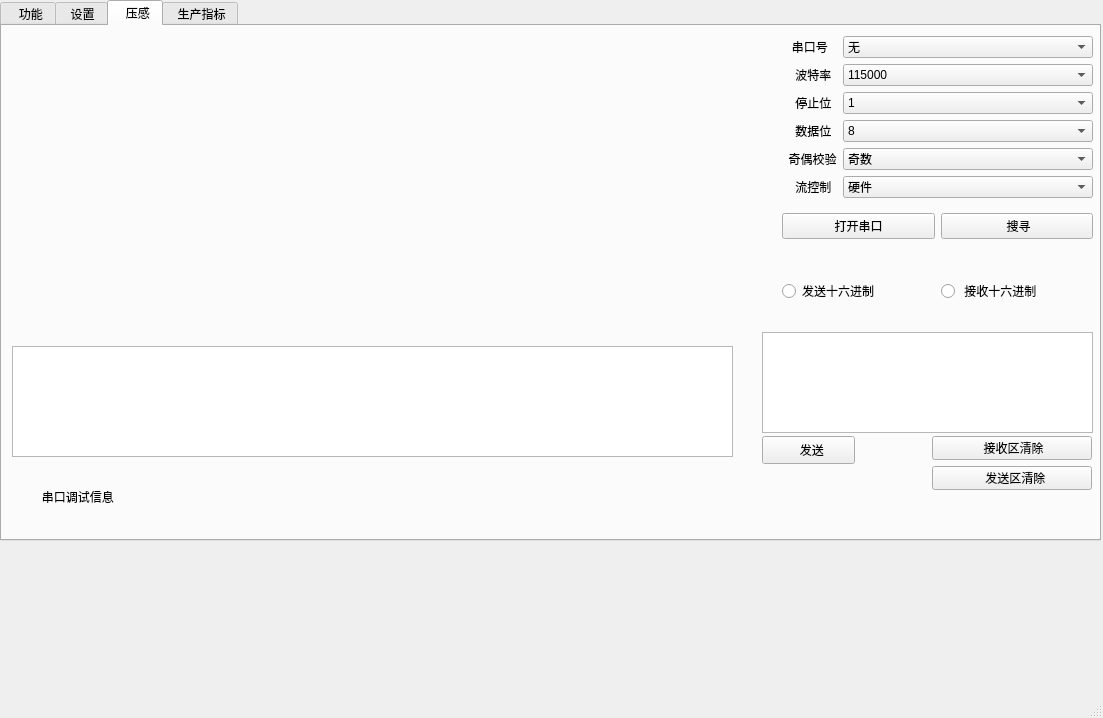
<?xml version="1.0" encoding="UTF-8"?>
<ui version="4.0">
 <class>MainWindow</class>
 <widget class="QMainWindow" name="MainWindow">
  <property name="geometry">
   <rect>
    <x>0</x>
    <y>0</y>
    <width>1103</width>
    <height>718</height>
   </rect>
  </property>
  <property name="windowTitle">
   <string>HM013</string>
  </property>
  <widget class="QWidget" name="centralwidget">
   <widget class="QTabWidget" name="tabWidget">
    <property name="enabled">
     <bool>true</bool>
    </property>
    <property name="geometry">
     <rect>
      <x>0</x>
      <y>0</y>
      <width>1101</width>
      <height>541</height>
     </rect>
    </property>
    <property name="toolTipDuration">
     <number>-3</number>
    </property>
    <property name="currentIndex">
     <number>2</number>
    </property>
    <widget class="QWidget" name="tab">
     <attribute name="title">
      <string>  功能</string>
     </attribute>
     <widget class="QDial" name="dial">
      <property name="geometry">
       <rect>
        <x>690</x>
        <y>320</y>
        <width>80</width>
        <height>80</height>
       </rect>
      </property>
     </widget>
     <widget class="QDial" name="dial_2">
      <property name="geometry">
       <rect>
        <x>790</x>
        <y>320</y>
        <width>80</width>
        <height>80</height>
       </rect>
      </property>
     </widget>
     <widget class="QLCDNumber" name="lcdNumber_2">
      <property name="geometry">
       <rect>
        <x>800</x>
        <y>460</y>
        <width>64</width>
        <height>23</height>
       </rect>
      </property>
     </widget>
     <widget class="QDial" name="dial_3">
      <property name="geometry">
       <rect>
        <x>890</x>
        <y>320</y>
        <width>80</width>
        <height>80</height>
       </rect>
      </property>
     </widget>
     <widget class="QLCDNumber" name="lcdNumber_3">
      <property name="geometry">
       <rect>
        <x>900</x>
        <y>460</y>
        <width>64</width>
        <height>23</height>
       </rect>
      </property>
     </widget>
     <widget class="QLCDNumber" name="lcdNumber_4">
      <property name="geometry">
       <rect>
        <x>1000</x>
        <y>460</y>
        <width>64</width>
        <height>23</height>
       </rect>
      </property>
     </widget>
     <widget class="QLabel" name="label">
      <property name="geometry">
       <rect>
        <x>700</x>
        <y>400</y>
        <width>371</width>
        <height>41</height>
       </rect>
      </property>
      <property name="text">
       <string>LeftMICFF        LeftMICFB       RightMICFF      RightMICFB</string>
      </property>
      <property name="textFormat">
       <enum>Qt::PlainText</enum>
      </property>
      <property name="scaledContents">
       <bool>true</bool>
      </property>
      <property name="wordWrap">
       <bool>true</bool>
      </property>
     </widget>
     <widget class="QLCDNumber" name="lcdNumber">
      <property name="geometry">
       <rect>
        <x>700</x>
        <y>460</y>
        <width>64</width>
        <height>23</height>
       </rect>
      </property>
     </widget>
     <widget class="QDial" name="dial_4">
      <property name="geometry">
       <rect>
        <x>990</x>
        <y>320</y>
        <width>80</width>
        <height>80</height>
       </rect>
      </property>
     </widget>
     <widget class="QTextBrowser" name="textBrowser">
      <property name="geometry">
       <rect>
        <x>10</x>
        <y>50</y>
        <width>221</width>
        <height>291</height>
       </rect>
      </property>
     </widget>
     <widget class="QProgressBar" name="progressBar">
      <property name="geometry">
       <rect>
        <x>10</x>
        <y>350</y>
        <width>221</width>
        <height>16</height>
       </rect>
      </property>
      <property name="value">
       <number>24</number>
      </property>
     </widget>
     <widget class="QSlider" name="verticalSlider_2">
      <property name="geometry">
       <rect>
        <x>720</x>
        <y>50</y>
        <width>22</width>
        <height>160</height>
       </rect>
      </property>
      <property name="orientation">
       <enum>Qt::Vertical</enum>
      </property>
     </widget>
     <widget class="QSlider" name="verticalSlider_3">
      <property name="geometry">
       <rect>
        <x>820</x>
        <y>50</y>
        <width>22</width>
        <height>160</height>
       </rect>
      </property>
      <property name="orientation">
       <enum>Qt::Vertical</enum>
      </property>
     </widget>
     <widget class="QSlider" name="verticalSlider_4">
      <property name="geometry">
       <rect>
        <x>920</x>
        <y>50</y>
        <width>22</width>
        <height>160</height>
       </rect>
      </property>
      <property name="orientation">
       <enum>Qt::Vertical</enum>
      </property>
     </widget>
     <widget class="QSlider" name="verticalSlider_5">
      <property name="geometry">
       <rect>
        <x>1020</x>
        <y>50</y>
        <width>22</width>
        <height>160</height>
       </rect>
      </property>
      <property name="orientation">
       <enum>Qt::Vertical</enum>
      </property>
     </widget>
     <widget class="QPushButton" name="pushButton_2">
      <property name="geometry">
       <rect>
        <x>10</x>
        <y>380</y>
        <width>111</width>
        <height>23</height>
       </rect>
      </property>
      <property name="text">
       <string> 导入</string>
      </property>
     </widget>
     <widget class="QLabel" name="label_6">
      <property name="geometry">
       <rect>
        <x>800</x>
        <y>10</y>
        <width>181</width>
        <height>31</height>
       </rect>
      </property>
      <property name="text">
       <string>             PGA</string>
      </property>
     </widget>
     <widget class="QLCDNumber" name="lcdNumber_5">
      <property name="geometry">
       <rect>
        <x>700</x>
        <y>250</y>
        <width>64</width>
        <height>23</height>
       </rect>
      </property>
     </widget>
     <widget class="QLCDNumber" name="lcdNumber_6">
      <property name="geometry">
       <rect>
        <x>800</x>
        <y>250</y>
        <width>64</width>
        <height>23</height>
       </rect>
      </property>
     </widget>
     <widget class="QLCDNumber" name="lcdNumber_7">
      <property name="geometry">
       <rect>
        <x>900</x>
        <y>250</y>
        <width>64</width>
        <height>23</height>
       </rect>
      </property>
     </widget>
     <widget class="QLCDNumber" name="lcdNumber_8">
      <property name="geometry">
       <rect>
        <x>1000</x>
        <y>250</y>
        <width>64</width>
        <height>23</height>
       </rect>
      </property>
     </widget>
     <widget class="QWidget" name="widget" native="true">
      <property name="geometry">
       <rect>
        <x>260</x>
        <y>50</y>
        <width>421</width>
        <height>261</height>
       </rect>
      </property>
      <property name="styleSheet">
       <string notr="true"/>
      </property>
     </widget>
     <widget class="QPushButton" name="pushButton_3">
      <property name="geometry">
       <rect>
        <x>310</x>
        <y>420</y>
        <width>101</width>
        <height>31</height>
       </rect>
      </property>
      <property name="text">
       <string> IR测试</string>
      </property>
     </widget>
     <widget class="QPushButton" name="pushButton_4">
      <property name="geometry">
       <rect>
        <x>310</x>
        <y>460</y>
        <width>101</width>
        <height>31</height>
       </rect>
      </property>
      <property name="text">
       <string> 触摸测试</string>
      </property>
     </widget>
     <widget class="QLabel" name="label_7">
      <property name="geometry">
       <rect>
        <x>310</x>
        <y>320</y>
        <width>141</width>
        <height>51</height>
       </rect>
      </property>
      <property name="text">
       <string>     产 测 功 能</string>
      </property>
     </widget>
     <widget class="QLabel" name="label_8">
      <property name="geometry">
       <rect>
        <x>470</x>
        <y>320</y>
        <width>141</width>
        <height>51</height>
       </rect>
      </property>
      <property name="text">
       <string>        音频场景</string>
      </property>
     </widget>
     <widget class="QPushButton" name="pushButton">
      <property name="geometry">
       <rect>
        <x>310</x>
        <y>380</y>
        <width>101</width>
        <height>31</height>
       </rect>
      </property>
      <property name="text">
       <string> 传感器测试</string>
      </property>
     </widget>
     <widget class="QRadioButton" name="radioButton_2">
      <property name="geometry">
       <rect>
        <x>500</x>
        <y>420</y>
        <width>131</width>
        <height>31</height>
       </rect>
      </property>
      <property name="text">
       <string> ANC PASS </string>
      </property>
     </widget>
     <widget class="QRadioButton" name="radioButton_3">
      <property name="geometry">
       <rect>
        <x>500</x>
        <y>460</y>
        <width>121</width>
        <height>31</height>
       </rect>
      </property>
      <property name="text">
       <string> ANC OFF</string>
      </property>
     </widget>
     <widget class="QRadioButton" name="radioButton">
      <property name="geometry">
       <rect>
        <x>500</x>
        <y>380</y>
        <width>111</width>
        <height>31</height>
       </rect>
      </property>
      <property name="text">
       <string> ANC ON</string>
      </property>
     </widget>
     <widget class="QLabel" name="label_2">
      <property name="geometry">
       <rect>
        <x>10</x>
        <y>10</y>
        <width>221</width>
        <height>31</height>
       </rect>
      </property>
      <property name="text">
       <string>日期：</string>
      </property>
     </widget>
     <widget class="QPushButton" name="pushButton_6">
      <property name="geometry">
       <rect>
        <x>124</x>
        <y>380</y>
        <width>111</width>
        <height>23</height>
       </rect>
      </property>
      <property name="text">
       <string>   查找USB</string>
      </property>
     </widget>
     <widget class="QTextBrowser" name="textBrowser_2">
      <property name="geometry">
       <rect>
        <x>10</x>
        <y>410</y>
        <width>221</width>
        <height>101</height>
       </rect>
      </property>
      <property name="html">
       <string>&lt;!DOCTYPE HTML PUBLIC &quot;-//W3C//DTD HTML 4.0//EN&quot; &quot;http://www.w3.org/TR/REC-html40/strict.dtd&quot;&gt;
&lt;html&gt;&lt;head&gt;&lt;meta name=&quot;qrichtext&quot; content=&quot;1&quot; /&gt;&lt;style type=&quot;text/css&quot;&gt;
p, li { white-space: pre-wrap; }
&lt;/style&gt;&lt;/head&gt;&lt;body style=&quot; font-family:'SimSun'; font-size:9pt; font-weight:400; font-style:normal;&quot;&gt;
&lt;p style=&quot; margin-top:0px; margin-bottom:0px; margin-left:0px; margin-right:0px; -qt-block-indent:0; text-indent:0px;&quot;&gt;&lt;span style=&quot; font-family:'SimSun';&quot;&gt;日志信息：&lt;/span&gt;&lt;/p&gt;
&lt;p style=&quot;-qt-paragraph-type:empty; margin-top:0px; margin-bottom:0px; margin-left:0px; margin-right:0px; -qt-block-indent:0; text-indent:0px; font-family:'SimSun';&quot;&gt;&lt;br /&gt;&lt;/p&gt;&lt;/body&gt;&lt;/html&gt;</string>
      </property>
     </widget>
    </widget>
    <widget class="QWidget" name="tab_2">
     <attribute name="title">
      <string> 设置</string>
     </attribute>
     <widget class="QComboBox" name="comboBox">
      <property name="geometry">
       <rect>
        <x>10</x>
        <y>10</y>
        <width>191</width>
        <height>21</height>
       </rect>
      </property>
      <item>
       <property name="text">
        <string>中文</string>
       </property>
      </item>
      <item>
       <property name="text">
        <string>English</string>
       </property>
      </item>
     </widget>
     <widget class="QLabel" name="label_4">
      <property name="geometry">
       <rect>
        <x>220</x>
        <y>0</y>
        <width>151</width>
        <height>41</height>
       </rect>
      </property>
      <property name="text">
       <string> 语言(Language)</string>
      </property>
     </widget>
     <widget class="QLabel" name="label_5">
      <property name="geometry">
       <rect>
        <x>950</x>
        <y>400</y>
        <width>121</width>
        <height>101</height>
       </rect>
      </property>
      <property name="text">
       <string>&lt;html&gt;&lt;head/&gt;&lt;body&gt;&lt;p&gt;&lt;br/&gt;&lt;/p&gt;&lt;p&gt; Designed:华 锦 文&lt;/p&gt;&lt;p&gt; Date:2020-6-20 &lt;/p&gt;&lt;/body&gt;&lt;/html&gt;</string>
      </property>
     </widget>
     <widget class="QTextEdit" name="textEdit">
      <property name="geometry">
       <rect>
        <x>10</x>
        <y>60</y>
        <width>261</width>
        <height>301</height>
       </rect>
      </property>
      <property name="html">
       <string>&lt;!DOCTYPE HTML PUBLIC &quot;-//W3C//DTD HTML 4.0//EN&quot; &quot;http://www.w3.org/TR/REC-html40/strict.dtd&quot;&gt;
&lt;html&gt;&lt;head&gt;&lt;meta name=&quot;qrichtext&quot; content=&quot;1&quot; /&gt;&lt;style type=&quot;text/css&quot;&gt;
p, li { white-space: pre-wrap; }
&lt;/style&gt;&lt;/head&gt;&lt;body style=&quot; font-family:'SimSun'; font-size:9pt; font-weight:400; font-style:normal;&quot;&gt;
&lt;p style=&quot; margin-top:0px; margin-bottom:0px; margin-left:0px; margin-right:0px; -qt-block-indent:0; text-indent:0px;&quot;&gt;&lt;span style=&quot; font-family:'SimSun';&quot;&gt;	&lt;/span&gt;&lt;span style=&quot; font-family:'SimSun'; font-size:11pt; font-weight:600; text-decoration: underline; color:#ff0000;&quot;&gt;许可证&lt;/span&gt;&lt;/p&gt;
&lt;p style=&quot;-qt-paragraph-type:empty; margin-top:0px; margin-bottom:0px; margin-left:0px; margin-right:0px; -qt-block-indent:0; text-indent:0px; font-family:'SimSun'; font-size:11pt; font-weight:600; text-decoration: underline; color:#ff0000;&quot;&gt;&lt;br /&gt;&lt;/p&gt;
&lt;p style=&quot;-qt-paragraph-type:empty; margin-top:0px; margin-bottom:0px; margin-left:0px; margin-right:0px; -qt-block-indent:0; text-indent:0px; font-family:'SimSun'; font-size:11pt; font-weight:600; text-decoration: underline; color:#ff0000;&quot;&gt;&lt;br /&gt;&lt;/p&gt;
&lt;p style=&quot;-qt-paragraph-type:empty; margin-top:0px; margin-bottom:0px; margin-left:0px; margin-right:0px; -qt-block-indent:0; text-indent:0px; font-family:'SimSun'; font-size:11pt; font-weight:600; text-decoration: underline; color:#ff0000;&quot;&gt;&lt;br /&gt;&lt;/p&gt;
&lt;p style=&quot; margin-top:0px; margin-bottom:0px; margin-left:0px; margin-right:0px; -qt-block-indent:0; text-indent:0px;&quot;&gt;&lt;span style=&quot; font-family:'SimSun'; color:#ffffff;&quot;&gt;初次使用有效期是一个月，过期请联系&lt;/span&gt;&lt;/p&gt;&lt;/body&gt;&lt;/html&gt;</string>
      </property>
     </widget>
     <widget class="QTextEdit" name="textEdit_2">
      <property name="geometry">
       <rect>
        <x>10</x>
        <y>370</y>
        <width>171</width>
        <height>31</height>
       </rect>
      </property>
      <property name="html">
       <string>&lt;!DOCTYPE HTML PUBLIC &quot;-//W3C//DTD HTML 4.0//EN&quot; &quot;http://www.w3.org/TR/REC-html40/strict.dtd&quot;&gt;
&lt;html&gt;&lt;head&gt;&lt;meta name=&quot;qrichtext&quot; content=&quot;1&quot; /&gt;&lt;style type=&quot;text/css&quot;&gt;
p, li { white-space: pre-wrap; }
&lt;/style&gt;&lt;/head&gt;&lt;body style=&quot; font-family:'SimSun'; font-size:9pt; font-weight:400; font-style:normal;&quot;&gt;
&lt;p style=&quot; margin-top:0px; margin-bottom:0px; margin-left:0px; margin-right:0px; -qt-block-indent:0; text-indent:0px;&quot;&gt;&lt;span style=&quot; font-family:'SimSun'; font-weight:600;&quot;&gt;请输入Lincese&lt;/span&gt;&lt;/p&gt;&lt;/body&gt;&lt;/html&gt;</string>
      </property>
     </widget>
     <widget class="QPushButton" name="pushButton_5">
      <property name="geometry">
       <rect>
        <x>190</x>
        <y>370</y>
        <width>81</width>
        <height>31</height>
       </rect>
      </property>
      <property name="text">
       <string>确认</string>
      </property>
     </widget>
    </widget>
    <widget class="QWidget" name="tab_3">
     <attribute name="title">
      <string>  压感</string>
     </attribute>
     <widget class="QCustomPlot" name="serial_plot" native="true">
      <property name="enabled">
       <bool>true</bool>
      </property>
      <property name="geometry">
       <rect>
        <x>10</x>
        <y>10</y>
        <width>741</width>
        <height>301</height>
       </rect>
      </property>
     </widget>
     <widget class="QTextBrowser" name="textBrowser_3">
      <property name="geometry">
       <rect>
        <x>10</x>
        <y>320</y>
        <width>721</width>
        <height>111</height>
       </rect>
      </property>
      <property name="html">
       <string>&lt;!DOCTYPE HTML PUBLIC &quot;-//W3C//DTD HTML 4.0//EN&quot; &quot;http://www.w3.org/TR/REC-html40/strict.dtd&quot;&gt;
&lt;html&gt;&lt;head&gt;&lt;meta name=&quot;qrichtext&quot; content=&quot;1&quot; /&gt;&lt;style type=&quot;text/css&quot;&gt;
p, li { white-space: pre-wrap; }
&lt;/style&gt;&lt;/head&gt;&lt;body style=&quot; font-family:'SimSun'; font-size:9pt; font-weight:400; font-style:normal;&quot;&gt;
&lt;p style=&quot;-qt-paragraph-type:empty; margin-top:0px; margin-bottom:0px; margin-left:0px; margin-right:0px; -qt-block-indent:0; text-indent:0px; font-family:'SimSun';&quot;&gt;&lt;br /&gt;&lt;/p&gt;&lt;/body&gt;&lt;/html&gt;</string>
      </property>
     </widget>
     <widget class="QLabel" name="label_14">
      <property name="geometry">
       <rect>
        <x>30</x>
        <y>460</y>
        <width>281</width>
        <height>21</height>
       </rect>
      </property>
      <property name="text">
       <string>   串口调试信息</string>
      </property>
     </widget>
     <widget class="QWidget" name="formLayoutWidget">
      <property name="geometry">
       <rect>
        <x>780</x>
        <y>10</y>
        <width>311</width>
        <height>171</height>
       </rect>
      </property>
      <layout class="QFormLayout" name="formLayout">
       <item row="0" column="0">
        <widget class="QLabel" name="label_15">
         <property name="text">
          <string>   串口号</string>
         </property>
        </widget>
       </item>
       <item row="0" column="1">
        <widget class="QComboBox" name="comboBox_7">
         <item>
          <property name="text">
           <string>无</string>
          </property>
         </item>
        </widget>
       </item>
       <item row="1" column="0">
        <widget class="QLabel" name="label_9">
         <property name="text">
          <string>    波特率</string>
         </property>
        </widget>
       </item>
       <item row="1" column="1">
        <widget class="QComboBox" name="comboBox_2">
         <item>
          <property name="text">
           <string>115000</string>
          </property>
         </item>
         <item>
          <property name="text">
           <string>1152000</string>
          </property>
         </item>
         <item>
          <property name="text">
           <string>9600</string>
          </property>
         </item>
         <item>
          <property name="text">
           <string>自定义</string>
          </property>
         </item>
        </widget>
       </item>
       <item row="2" column="0">
        <widget class="QLabel" name="label_10">
         <property name="text">
          <string>    停止位</string>
         </property>
        </widget>
       </item>
       <item row="3" column="0">
        <widget class="QLabel" name="label_11">
         <property name="text">
          <string>    数据位</string>
         </property>
        </widget>
       </item>
       <item row="4" column="0">
        <widget class="QLabel" name="label_12">
         <property name="text">
          <string>  奇偶校验</string>
         </property>
        </widget>
       </item>
       <item row="5" column="0">
        <widget class="QLabel" name="label_13">
         <property name="text">
          <string>    流控制</string>
         </property>
        </widget>
       </item>
       <item row="2" column="1">
        <widget class="QComboBox" name="comboBox_3">
         <item>
          <property name="text">
           <string>1</string>
          </property>
         </item>
         <item>
          <property name="text">
           <string>2</string>
          </property>
         </item>
        </widget>
       </item>
       <item row="3" column="1">
        <widget class="QComboBox" name="comboBox_4">
         <item>
          <property name="text">
           <string>8</string>
          </property>
         </item>
         <item>
          <property name="text">
           <string>10</string>
          </property>
         </item>
        </widget>
       </item>
       <item row="4" column="1">
        <widget class="QComboBox" name="comboBox_5">
         <item>
          <property name="text">
           <string>奇数</string>
          </property>
         </item>
         <item>
          <property name="text">
           <string>偶数</string>
          </property>
         </item>
        </widget>
       </item>
       <item row="5" column="1">
        <widget class="QComboBox" name="comboBox_6">
         <item>
          <property name="text">
           <string>硬件</string>
          </property>
         </item>
         <item>
          <property name="text">
           <string>无</string>
          </property>
         </item>
        </widget>
       </item>
      </layout>
     </widget>
     <widget class="QWidget" name="horizontalLayoutWidget">
      <property name="geometry">
       <rect>
        <x>780</x>
        <y>180</y>
        <width>311</width>
        <height>41</height>
       </rect>
      </property>
      <layout class="QHBoxLayout" name="horizontalLayout">
       <item>
        <widget class="QPushButton" name="pushButton_7">
         <property name="text">
          <string>打开串口</string>
         </property>
        </widget>
       </item>
       <item>
        <widget class="QPushButton" name="pushButton_8">
         <property name="text">
          <string> 搜寻</string>
         </property>
        </widget>
       </item>
      </layout>
     </widget>
     <widget class="QPushButton" name="pushButton_9">
      <property name="geometry">
       <rect>
        <x>760</x>
        <y>410</y>
        <width>93</width>
        <height>28</height>
       </rect>
      </property>
      <property name="text">
       <string>  发送</string>
      </property>
     </widget>
     <widget class="QWidget" name="verticalLayoutWidget">
      <property name="geometry">
       <rect>
        <x>930</x>
        <y>410</y>
        <width>160</width>
        <height>54</height>
       </rect>
      </property>
      <layout class="QVBoxLayout" name="verticalLayout">
       <item>
        <widget class="QPushButton" name="pushButton_11">
         <property name="text">
          <string> 接收区清除</string>
         </property>
        </widget>
       </item>
       <item>
        <widget class="QPushButton" name="pushButton_10">
         <property name="text">
          <string>  发送区清除</string>
         </property>
        </widget>
       </item>
      </layout>
     </widget>
     <widget class="QPlainTextEdit" name="serialSendWindow">
      <property name="geometry">
       <rect>
        <x>760</x>
        <y>306</y>
        <width>331</width>
        <height>101</height>
       </rect>
      </property>
     </widget>
     <widget class="QWidget" name="horizontalLayoutWidget_2">
      <property name="geometry">
       <rect>
        <x>780</x>
        <y>230</y>
        <width>311</width>
        <height>71</height>
       </rect>
      </property>
      <layout class="QHBoxLayout" name="horizontalLayout_2">
       <item>
        <widget class="QRadioButton" name="m_recvHex">
         <property name="text">
          <string>发送十六进制</string>
         </property>
        </widget>
       </item>
       <item>
        <widget class="QRadioButton" name="m_sendHex">
         <property name="text">
          <string> 接收十六进制</string>
         </property>
        </widget>
       </item>
      </layout>
     </widget>
    </widget>
    <widget class="QWidget" name="tab_4">
     <attribute name="title">
      <string> 生产指标</string>
     </attribute>
     <widget class="QCustomPlot" name="graph_plot" native="true">
      <property name="geometry">
       <rect>
        <x>60</x>
        <y>40</y>
        <width>691</width>
        <height>401</height>
       </rect>
      </property>
     </widget>
    </widget>
   </widget>
   <widget class="QLabel" name="label_3">
    <property name="geometry">
     <rect>
      <x>10</x>
      <y>540</y>
      <width>1081</width>
      <height>171</height>
     </rect>
    </property>
    <property name="styleSheet">
     <string notr="true">image: url(:/Image/more.png);</string>
    </property>
    <property name="text">
     <string/>
    </property>
   </widget>
  </widget>
  <widget class="QStatusBar" name="statusbar"/>
 </widget>
 <customwidgets>
  <customwidget>
   <class>QCustomPlot</class>
   <extends>QWidget</extends>
   <header location="global">qcustomplot.h</header>
   <container>1</container>
  </customwidget>
 </customwidgets>
 <resources/>
 <connections/>
</ui>
